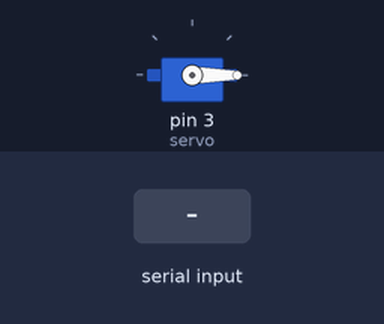
Bench run of a sketch on a simulated Arduino Uno, built with avr-gcc and run on an emulated ATmega328P. Shown: servo. The inputs (shaded band) are chosen by the test bench. What the sketch prints to the serial monitor is not drawn.

Above: at 1.2 s.
1.3 s: "90,45\n" received over Serial
At 1.75 s:
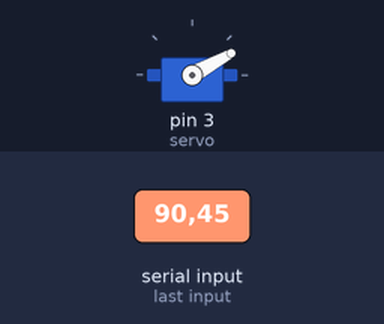
At 4.1 s:
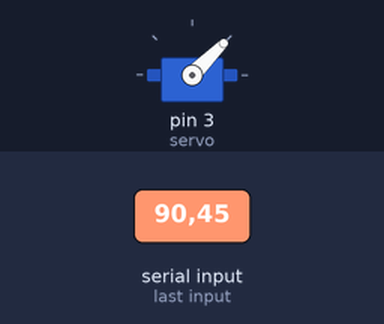
4.3 s: "30,150\n" received over Serial
At 6.9 s:
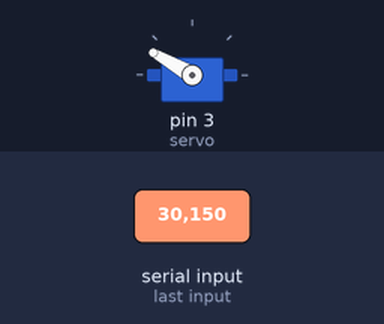
Timing chart, 0 to 11.1 s (numbered marks = the images above; inputs shaded):
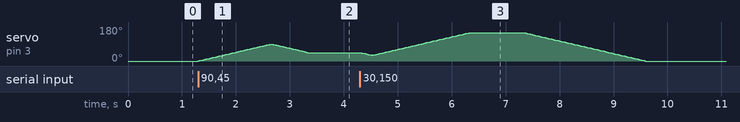

The sketch:

sketch.ino
```cpp
#include <Servo.h>

Servo servo;
int currentPos = 0;

void setup() {
  Serial.begin(9600);
  Serial.println("Введите угол");
  servo.attach(3);
  servo.write(currentPos);
}

void loop() {
  if (Serial.available() > 0) {
    int targetPos = Serial.parseInt();
    if (targetPos >= 0 && targetPos <= 180) {

      // Цикл плавного движения к новой позиции
      while (currentPos != targetPos) {
        if (targetPos >= currentPos) {
          currentPos += 1;
          servo.write(currentPos);
          delay(15);
        } else {
          currentPos += -1;
          servo.write(currentPos);
          delay(15);
        }
      }
    }
  }
}
```

Measured:
- after the input at 1.3 s, servo on pin 3 (servo): rises from 0° to 89° in 1.3 s, then falls to 45° in 0.69 s
